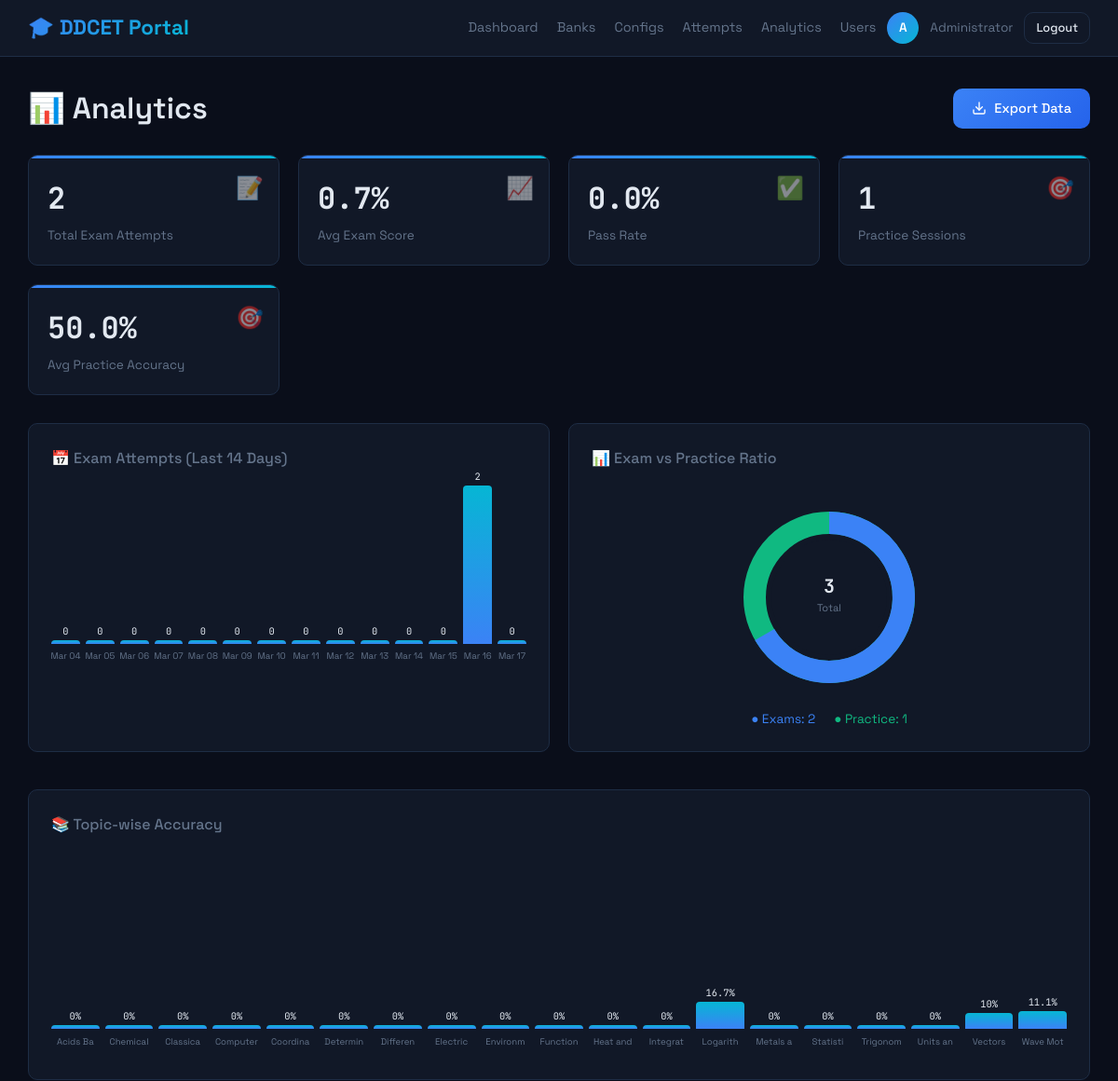
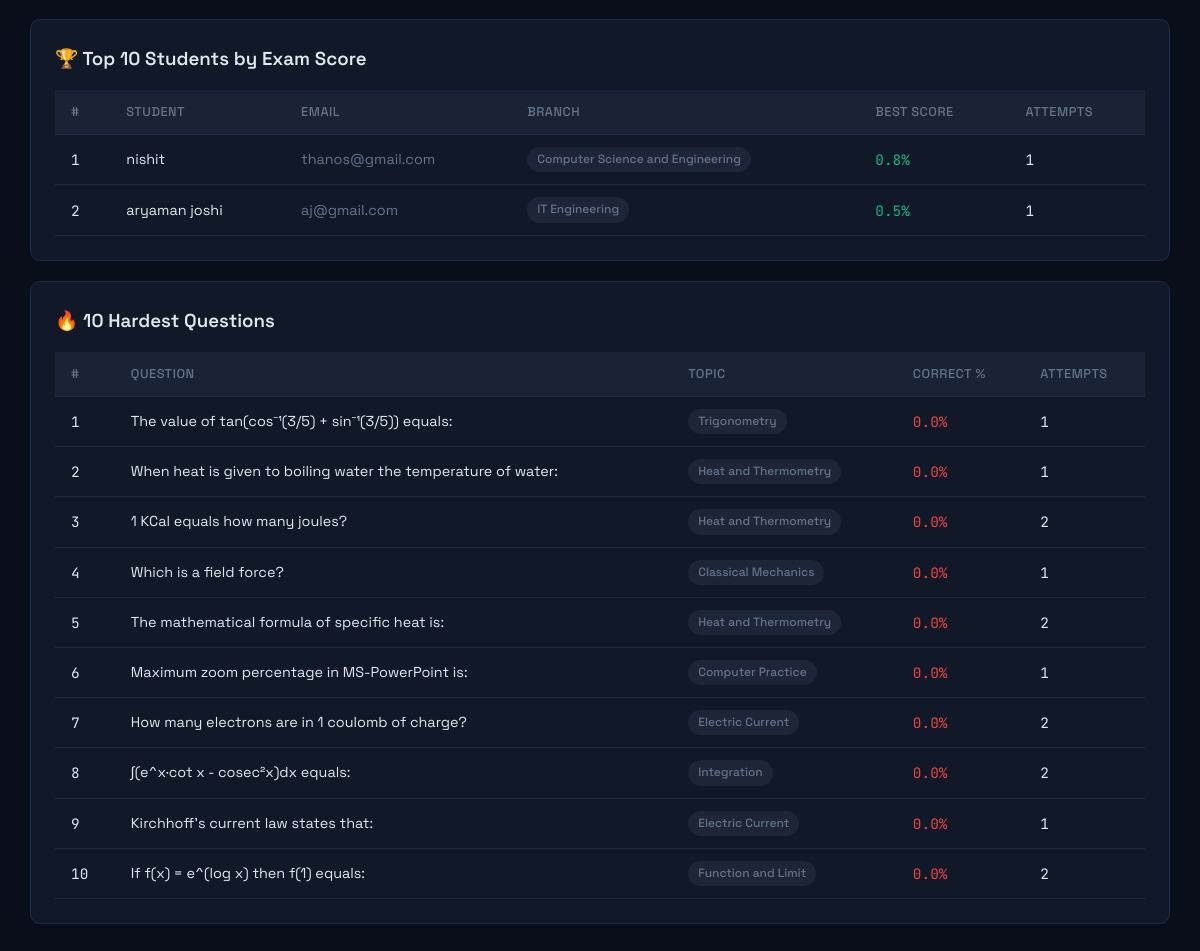
Page /admin/analytics (signed in) on the committed database (2 pictures, top to bottom).
### models.py (models this page shows)
class User(UserMixin, db.Model):
    __tablename__ = 'users'
    id = db.Column(db.Integer, primary_key=True, autoincrement=True)
    name = db.Column(db.String(100), nullable=False)
    email = db.Column(db.String(150), unique=True, nullable=False)
    enrollment_number = db.Column(db.String(50), unique=True, nullable=False)
    engineering_branch = db.Column(db.String(100), nullable=False, default='Other')
    password = db.Column(db.String(255), nullable=False)
    role = db.Column(db.String(20), default='student')
    created_at = db.Column(db.DateTime, default=datetime.utcnow)
    is_active_user = db.Column(db.Boolean, default=True)
    @property
    def is_active(self):
        return self.is_active_user

class Question(db.Model):
    __tablename__ = 'questions'
    id = db.Column(db.Integer, primary_key=True)
    bank_id = db.Column(db.Integer, db.ForeignKey('question_banks.id', ondelete='CASCADE'), nullable=False)
    qno = db.Column(db.Integer, default=0)
    section = db.Column(db.Integer, default=1)
    topic = db.Column(db.String(100), default='General')
    question = db.Column(db.Text, nullable=False)
    option_a = db.Column(db.Text, nullable=False)
    option_b = db.Column(db.Text, nullable=False)
    option_c = db.Column(db.Text, nullable=False)
    option_d = db.Column(db.Text, nullable=False)
    correct_ans = db.Column(db.String(1), nullable=False)
    explanation = db.Column(db.Text, default='')
    created_at = db.Column(db.DateTime, default=datetime.utcnow)

### admin.py (the view)
@admin_bp.route('/analytics')
@login_required
@admin_required
def analytics():
    total_exam_attempts = TestAttempt.query.filter_by(mode='exam').count()
    exam_submitted = TestAttempt.query.filter(
        TestAttempt.mode == 'exam',
        TestAttempt.status.in_(['submitted', 'timeout'])
    ).all()
    avg_exam_score = round(sum(a.percentage for a in exam_submitted) / len(exam_submitted), 1) if exam_submitted else 0
    pass_count = sum(1 for a in exam_submitted if a.percentage >= 50)
    pass_rate = round(pass_count / len(exam_submitted) * 100, 1) if exam_submitted else 0
    total_practice = PracticeSession.query.count()
    practice_completed = PracticeSession.query.filter(PracticeSession.total_answered > 0).all()
    avg_practice_accuracy = round(
        sum(s.total_correct / s.total_answered * 100 for s in practice_completed if s.total_answered > 0)
        / len(practice_completed), 1
    ) if practice_completed else 0
    daily_data = []
    for i in range(13, -1, -1):
        day = datetime.utcnow().date() - timedelta(days=i)
        day_start = datetime(day.year, day.month, day.day)
        day_end = day_start + timedelta(days=1)
        count = TestAttempt.query.filter(
            TestAttempt.started_at >= day_start,
            TestAttempt.started_at < day_end,
            TestAttempt.mode == 'exam'
        ).count()
        daily_data.append({'date': day.strftime('%b %d'), 'count': count})
    topic_accuracy = {}
    all_attempts = TestAttempt.query.filter(TestAttempt.status.in_(['submitted', 'timeout'])).all()
    for attempt in all_attempts:
        qdata = json.loads(attempt.questions_json) if attempt.questions_json else []
        for qd in qdata:
            q = Question.query.get(qd.get('q_id'))
            if q:
                if q.topic not in topic_accuracy:
                    topic_accuracy[q.topic] = {'correct': 0, 'total': 0}
                topic_accuracy[q.topic]['total'] += 1
                given = qd.get('given_answer', '')
                if given and given == q.correct_ans:
                    topic_accuracy[q.topic]['correct'] += 1
    topic_chart_data = []
    for topic, data in sorted(topic_accuracy.items()):
        pct = round(data['correct'] / data['total'] * 100, 1) if data['total'] > 0 else 0
        topic_chart_data.append({'topic': topic, 'accuracy': pct, 'total': data['total']})
    exam_count = TestAttempt.query.filter_by(mode='exam').count()
    practice_count = PracticeSession.query.count()
    top_students = db.session.query(
        User.name, User.email, User.engineering_branch,
        db.func.max(TestAttempt.percentage).label('best_score'),
        db.func.count(TestAttempt.id).label('attempt_count')
    ).join(TestAttempt).filter(
        TestAttempt.mode == 'exam',
        TestAttempt.status.in_(['submitted', 'timeout'])
    ).group_by(User.id).order_by(db.desc('best_score')).limit(10).all()
    q_stats = {}
    for attempt in all_attempts:
        qdata = json.loads(attempt.questions_json) if attempt.questions_json else []
        for qd in qdata:
            qid = qd.get('q_id')
            if qid not in q_stats:
                q_stats[qid] = {'correct': 0, 'total': 0}
            q_stats[qid]['total'] += 1
            given = qd.get('given_answer', '')
            q_obj = Question.query.get(qid)
            if q_obj and given == q_obj.correct_ans:
                q_stats[qid]['correct'] += 1
    hardest = []
    for qid, data in q_stats.items():
        if data['total'] > 0:
            q = Question.query.get(qid)
            if q:
                pct = round(data['correct'] / data['total'] * 100, 1)
                hardest.append({
                    'id': qid, 'question': q.question[:80],
                    'topic': q.topic, 'accuracy': pct, 'attempts': data['total']
                })
    hardest.sort(key=lambda x: x['accuracy'])
    hardest = hardest[:10]
    return render_template('admin/analytics.html',
                           total_exam_attempts=total_exam_attempts,
                           avg_exam_score=avg_exam_score,
                           pass_rate=pass_rate,
                           total_practice=total_practice,
                           avg_practice_accuracy=avg_practice_accuracy,
                           daily_data=json.dumps(daily_data),
                           topic_chart_data=json.dumps(topic_chart_data),
                           exam_count=exam_count,
                           practice_count=practice_count,
                           top_students=top_students,
                           hardest=hardest)

### templates/admin/analytics.html (shortened to what this page needs)
{% extends "base.html" %}
{% block content %}
<div class="main-content">
    <div style="display: flex; justify-content: space-between; align-items: center; margin-bottom: 24px;">
        <h1 style="margin-bottom: 0;">📊 Analytics</h1>
        <a href="{{ url_for('admin.export_analytics') }}" class="btn btn-primary" style="display: flex; align-items: center; gap: 8px;">
            Export Data
        </a>
    </div>
    <div class="card-grid">
        <div class="stat-card">
            <div class="stat-icon">📝</div>
            <div class="stat-value mono">{{ total_exam_attempts }}</div>
            <div class="stat-label">Total Exam Attempts</div>
        </div>
        <div class="stat-card">
            <div class="stat-icon">📈</div>
            <div class="stat-value mono">{{ avg_exam_score }}%</div>
            <div class="stat-label">Avg Exam Score</div>
        </div>
        <div class="stat-card">
            <div class="stat-icon">✅</div>
            <div class="stat-value mono">{{ pass_rate }}%</div>
            <div class="stat-label">Pass Rate</div>
        </div>
        <div class="stat-card">
            <div class="stat-icon">🎯</div>
            <div class="stat-value mono">{{ total_practice }}</div>
            <div class="stat-label">Practice Sessions</div>
        </div>
        <div class="stat-card">
            <div class="stat-icon">🎯</div>
            <div class="stat-value mono">{{ avg_practice_accuracy }}%</div>
            <div class="stat-label">Avg Practice Accuracy</div>
        </div>
    </div>
    <div style="display: grid; grid-template-columns: 1fr 1fr; gap: 20px; margin-bottom: 20px;">
        <div class="chart-container">
            <h3>📅 Exam Attempts (Last 14 Days)</h3>
            <div class="bar-chart" id="daily-chart" style="padding-bottom: 30px;"></div>
        </div>
        <div class="chart-container">
            <h3>📊 Exam vs Practice Ratio</h3>
            <div style="display: flex; justify-content: center; padding: 20px;">
                <svg width="200" height="200" viewBox="0 0 200 200" id="ratio-chart">
                </svg>
            </div>
            <div style="display: flex; justify-content: center; gap: 20px; font-size: .85rem;">
                <span style="color: var(--accent);">● Exams: {{ exam_count }}</span>
                <span style="color: var(--green);">● Practice: {{ practice_count }}</span>
            </div>
        </div>
    </div>
    <div class="chart-container">
        <h3>📚 Topic-wise Accuracy</h3>
        <div class="bar-chart" id="topic-chart" style="padding-bottom: 30px; min-height: 220px;"></div>
    </div>
    <div class="card" style="margin-bottom: 20px;">
        <h3 style="margin-bottom: 16px;">🏆 Top 10 Students by Exam Score</h3>
        {% if top_students %}
        <table class="table-dark">
            <thead>
                <tr>
                    <th>#</th>
                    <th>Student</th>
                    <th>Email</th>
                    <th>Branch</th>
                    <th>Best Score</th>
                    <th>Attempts</th>
                </tr>
            </thead>
            <tbody>
                {% for s in top_students %}
                <tr>
                    <td class="mono">{{ loop.index }}</td>
                    <td>{{ s.name }}</td>
                    <td class="text-muted">{{ s.email }}</td>
                    <td><span class="badge badge-muted">{{ s.engineering_branch }}</span></td>
                    <td class="mono text-green">{{ s.best_score }}%</td>
                    <td class="mono">{{ s.attempt_count }}</td>
                </tr>
                {% endfor %}
            </tbody>
        </table>
        {% else %}
        <p class="text-muted">No exam data yet.</p>
        {% endif %}
    </div>
    <div class="card">
        <h3 style="margin-bottom: 16px;">🔥 10 Hardest Questions</h3>
        {% if hardest %}
        <table class="table-dark">
            <thead>
                <tr>
                    <th>#</th>
                    <th>Question</th>
                    <th>Topic</th>
                    <th>Correct %</th>
                    <th>Attempts</th>
                </tr>
            </thead>
            <tbody>
                {% for h in hardest %}
                <tr>
                    <td class="mono">{{ loop.index }}</td>
                    <td>{{ h.question }}</td>
                    <td><span class="badge badge-muted">{{ h.topic }}</span></td>
                    <td class="mono text-red">{{ h.accuracy }}%</td>
                    <td class="mono">{{ h.attempts }}</td>
                </tr>
                {% endfor %}
            </tbody>
        </table>
        {% else %}
        <p class="text-muted">No attempt data yet.</p>
        {% endif %}
    </div>
</div>
{% endblock %}

### templates/base.html (shortened to what this page needs)
<!DOCTYPE html>
<html lang="en">
<head>
    <link rel="stylesheet" href="{{ url_for('static', filename='css/main.css') }}">
</head>
<body>
    {% block nav %}
    <nav class="nav-dark">
        <a href="/" class="logo">🎓 DDCET Portal</a>
        {% if current_user.is_authenticated %}
        <div class="nav-user">
            <div class="nav-links">
                {% if current_user.role == 'admin' %}
                <a href="{{ url_for('admin.dashboard') }}">Dashboard</a>
                <a href="{{ url_for('admin.banks') }}">Banks</a>
                <a href="{{ url_for('admin.configs') }}">Configs</a>
                <a href="{{ url_for('admin.attempts') }}">Attempts</a>
                <a href="{{ url_for('admin.analytics') }}">Analytics</a>
                <a href="{{ url_for('admin.users') }}">Users</a>
                {% else %}
                <a href="{{ url_for('student.home') }}">Home</a>
                {% endif %}
            </div>
            <div class="user-avatar">{{ current_user.name[0]|upper }}</div>
            <span>{{ current_user.name }}</span>
            <a href="{{ url_for('auth.logout') }}" class="btn btn-outline btn-sm">Logout</a>
        </div>
        {% endif %}
    </nav>
    {% endblock %}
    {% block content %}{% endblock %}
</body>
</html>

### rows in the picture
User: name "A", name "Administrator"
User: name "nishit", email "thanos@gmail.com", engineering_branch "Computer Science and Engineering", best_score "0.8", attempt_count "1"
User: name "aryaman joshi", email "aj@gmail.com", engineering_branch "IT Engineering", best_score "0.5", attempt_count "1"
Question: question "The value of tan(cos⁻¹(3/5) + sin⁻¹(3/5)) equals:", topic "Trigonometry", accuracy "0.0", attempts "1"
Question: question "When heat is given to boiling water the temperature of water:", topic "Heat and Thermometry", accuracy "0.0", attempts "1"
Question: question "1 KCal equals how many joules?", topic "Heat and Thermometry", accuracy "0.0", attempts "2"
Question: question "Which is a field force?", topic "Classical Mechanics", accuracy "0.0", attempts "1"
Question: question "The mathematical formula of specific heat is:", topic "Heat and Thermometry", accuracy "0.0", attempts "2"
Question: question "Maximum zoom percentage in MS-PowerPoint is:", topic "Computer Practice", accuracy "0.0", attempts "1"
Question: question "How many electrons are in 1 coulomb of charge?", topic "Electric Current", accuracy "0.0", attempts "2"
Question: question "∫(e^x·cot x - cosec²x)dx equals:", topic "Integration", accuracy "0.0", attempts "2"
Question: question "Kirchhoff's current law states that:", topic "Electric Current", accuracy "0.0", attempts "1"
Question: question "If f(x) = e^(log x) then f(1) equals:", topic "Function and Limit", accuracy "0.0", attempts "2"

### other values in the picture
{{ total_exam_attempts }} "2"
{{ avg_exam_score }} "0.7"
{{ pass_rate }} "0.0"
{{ total_practice }} "1"
{{ avg_practice_accuracy }} "50.0"
{{ exam_count }} "2"
{{ practice_count }} "1"
